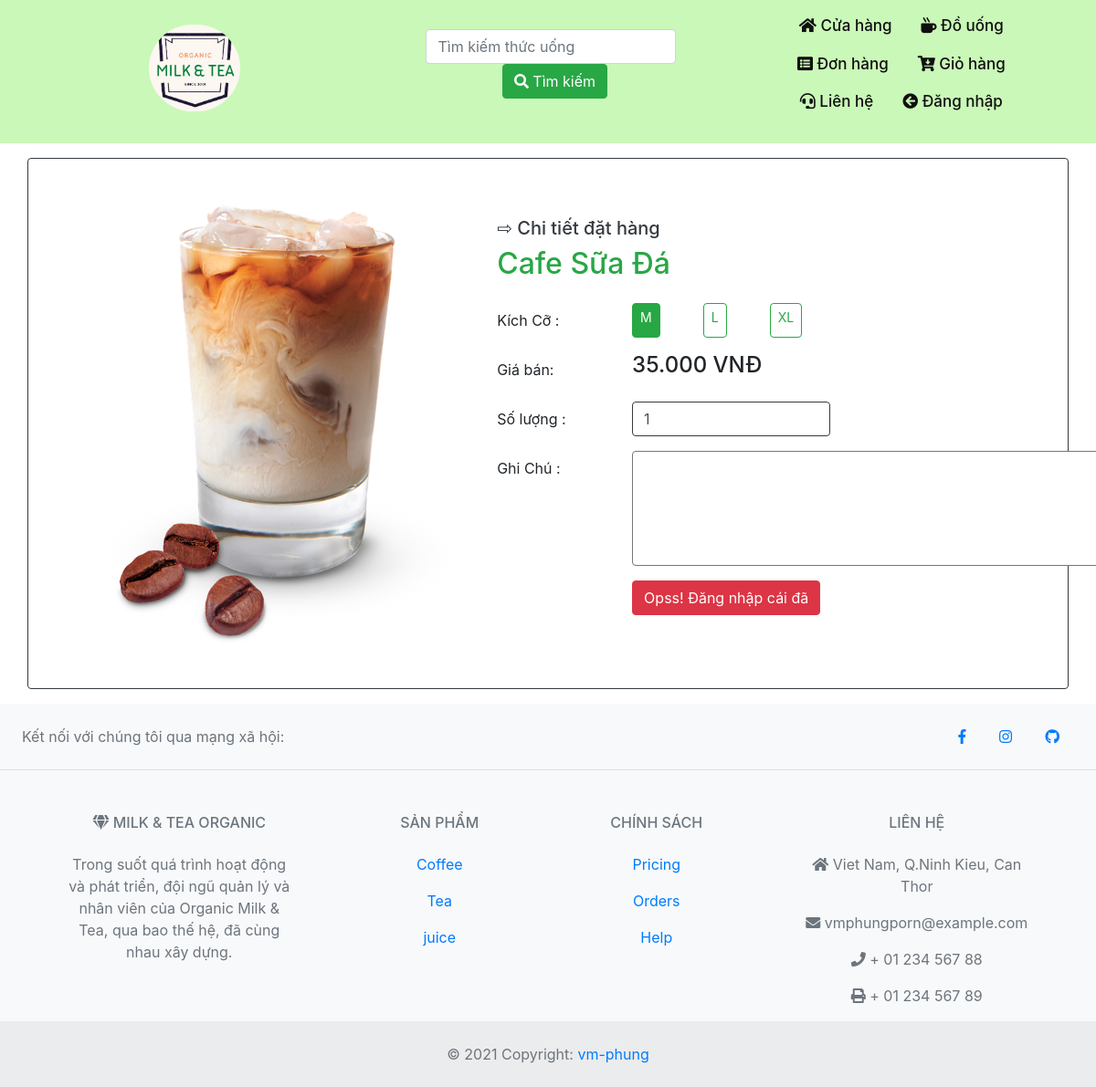
The page /detail.php?pro_id=23 on the database its author committed.
### tables this page shows
CREATE TABLE `tbl_product` (
  `pro_id` int(11) UNSIGNED NOT NULL,
  `pro_name` varchar(100) NOT NULL,
  `cat_id` int(11) UNSIGNED NOT NULL,
  `price` varchar(255) NOT NULL,
  `img` varchar(255) NOT NULL,
  `decription` text NOT NULL
);

### detail.php (the view, shortened to what this page needs)
<?php
try {
    include('lib/header.php');
    $dbh = getDB();
    if (isset($_GET['pro_id'])) {
        $pro_id = $_GET['pro_id'];
        $stmt = $dbh->prepare("select * from tbl_product where pro_id='$pro_id'");
        $stmt->execute();
        $rows = $stmt->fetchAll();
    }
}
catch (PDOException $ex) {
    exit("Da co loi xay ra: " . $ex->getMessage());
}
?>
<div class="container">
    <?php
        foreach($rows as $product){
                ?>
                    <div class="row border border-dark my-3 p-5 rounded">
                    <img class="mr-3 col-md-5 col-12 "  src="img/<?php echo $product['img']?>" alt="Generic placeholder image">
                    <form method="GET" action="order.php" class="media-body col-md-7 col-12 mt-3">
                    <h5 class="text-dark">⇨ Chi tiết đặt hàng</h5>
                    <h2 class="text-success"><?php echo $product['pro_name'] ?></h2>
                        <div class="form-group row mt-4">
                                <label class="col-sm-3 col-form-label ">Kích Cỡ : </label>
                                <div id="option-form" class="col-sm-9 btn-group btn-group-toggle" data-toggle="buttons">
                                    <label class="btn btn-outline-success btn-sm active mr-5 rounded">
                                        <input type="radio" name="size" id="option1"  value="M" autocomplete="off" checked> M
                                    </label>
                                    <label class="btn btn-outline-success btn-sm mr-5 rounded">
                                        <input type="radio" name="size" id="option2" value="L" autocomplete="off"> L
                                    </label>
                                    <label class="btn btn-outline-success btn-sm mr-5 rounded">
                                        <input type="radio" name="size" id="option2" value="XL" autocomplete="off"> XL
                                    </label>
                                </div>
                            </div>
                        <div class="form-group row">
                            <label  class="col-sm-3 col-form-label ">Giá bán: </label>
                            <div class="col-sm-7">
                                <h4><?php echo $product['price'].' VNĐ' ?></h4>
                        </div>
                    </div>
                    <div class="form-group row">
                        <label  class="col-sm-3 col-form-label ">Số lượng : </label>
                        <div class="col-sm-5">
                        <input name="quantity" type="number" value="1" min="1" class="form-control border-dark" id="quantity">
                        </div>
                    </div>
                    <div class="form-group row ">
                        <label  class="col-sm-3 col-form-label ">Ghi Chú : </label>
                        <div class="col-sm-7">
                        <textarea name="note" class="rounded" name="" id="note" cols="50" rows="5"></textarea>
                        </div>
                    </div>
                    <div class="form-group row">
                        <label  class="col-sm-3 col-form-label"></label>
                        <div class="col-sm-9 ">
        <?php
            if(isset($_SESSION['login'])){
            ?>
                <a href="cart.php" data-id="<?php echo $product['pro_id']; ?>" class="btn btn-success" data-toggle="modal" data-target="#MessageModal" ><i class="fas fa-cart-arrow-down"></i> Thêm vào giỏ hàng</a>
                <button type="submit" class="btn btn-danger"><i class="fas fa-cash-register"></i> Mua Ngay</button>
            <?php
            }else{
            ?>
                <a href="login.php"  class="btn btn-danger">Opss! Đăng nhập cái đã</a>
            <?php
            }
        ?>
                        </div>
                    </div>
                    </form>
                </div>
                <?php
            }
    ?>
</div>
<?php include('lib./footer.php'); ?>

### css/style.css (style rules this page uses)
img.mr-3 { background-position: 50% 50%; background: cover; }

### rows shown on the page
tbl_product: img (picture), pro_name "Cafe Sữa Đá", price "35.000"
